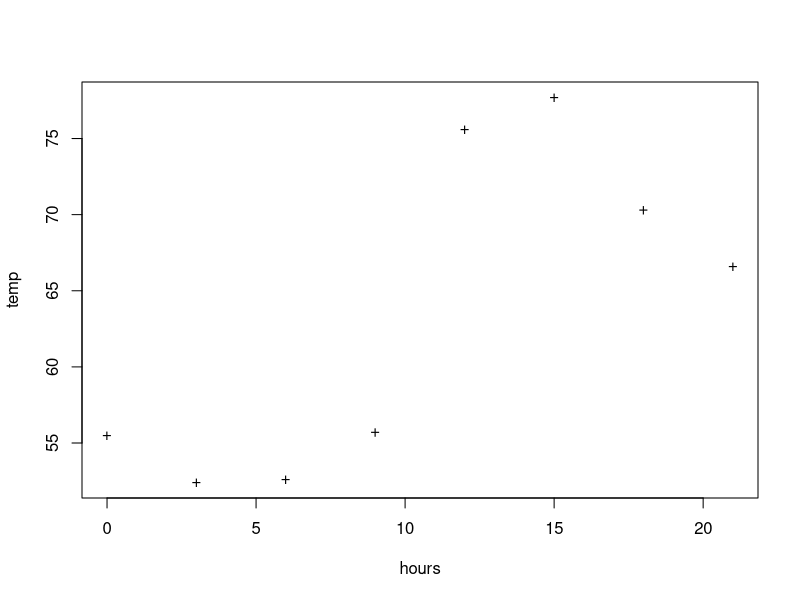
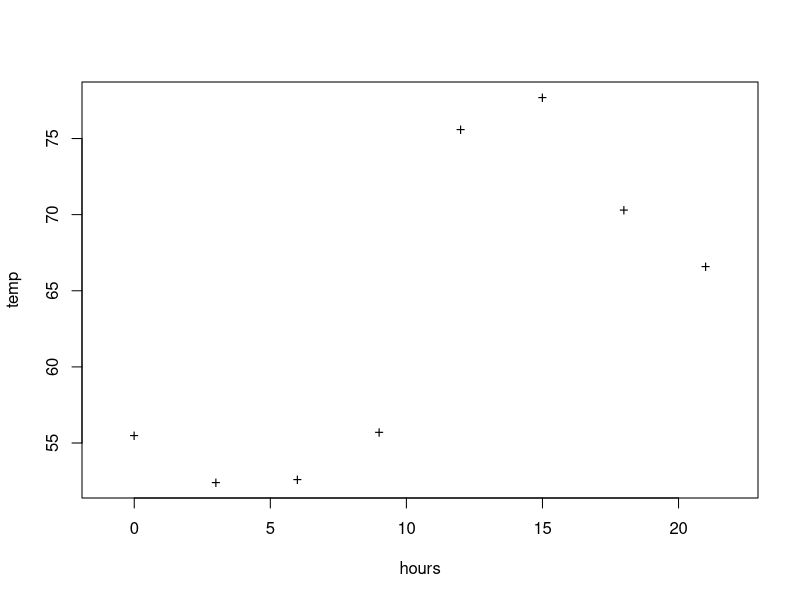
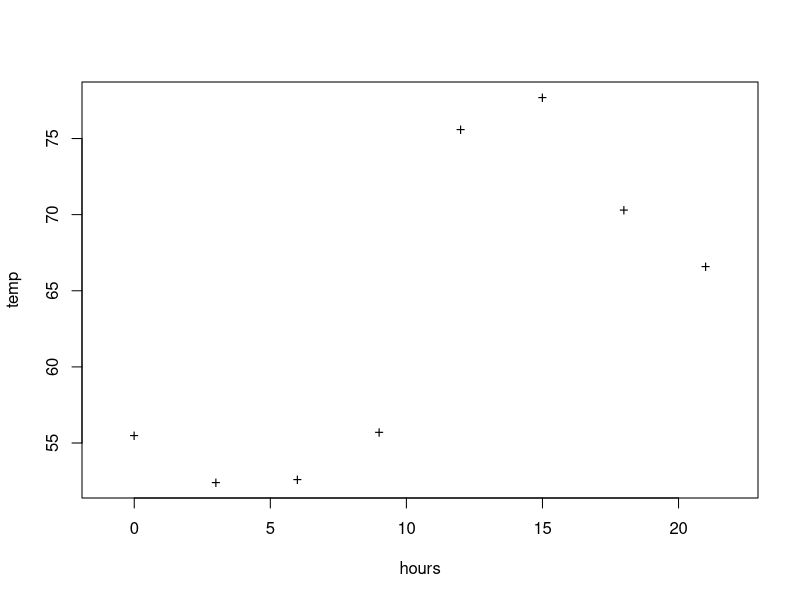

Reproduce these figures in R, in order.
# A. The first line is the hours of a day, and the second line is the recorder
# temperature at each of those times. The first value of 0 for the hours represents
# midnight.
hours <- seq(from = 0, to = 21, by = 3)
temp <- c(55.5, 52.4, 52.6, 55.7, 75.6, 77.7, 70.3, 66.6)

# B. Plots the data using black '+' symbols.
par(mfrow = c(1,1))
plot(hours, temp, pch = "+")

# C. Note that it is difficult to see the point at time 0 since it fall son the
# y-axis. Change the axis range using xlim arguments to improve visualization.
plot(hours, temp, pch="+", xlim = c(-1, 22))

# D. Create a function which takes as input a measure in cm and returns it in inches
# (2.54cm = 1inch).
cmToInch <- function(cm) {
  return (cm / 2.54)
}
# E. Save the plot as a .pdf file in the ./plots directory of the project. Plot it 10cm x 10cm.
# (see the arguments of the pfd() function)
pdf("./plots/temp_by_hours", width = cmToInch(10), height = cmToInch(10))
plot(hours, temp, pch = "+", xlim = c(-1, 22))
dev.off()




